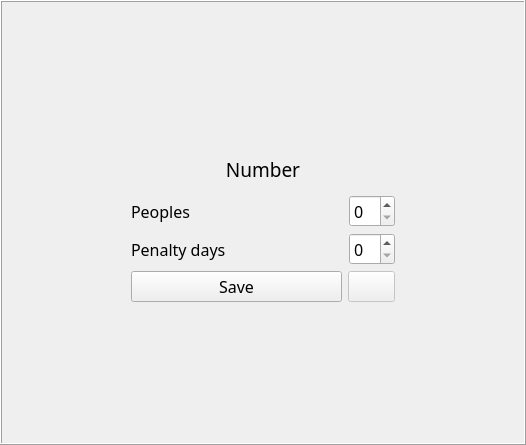
<?xml version="1.0" encoding="UTF-8"?>
<ui version="4.0">
 <class>Form</class>
 <widget class="QWidget" name="Form">
  <property name="geometry">
   <rect>
    <x>0</x>
    <y>0</y>
    <width>526</width>
    <height>445</height>
   </rect>
  </property>
  <property name="font">
   <font>
    <family>Segoe UI Variable</family>
    <pointsize>12</pointsize>
   </font>
  </property>
  <property name="windowTitle">
   <string>Form</string>
  </property>
  <layout class="QGridLayout" name="gridLayout">
   <property name="leftMargin">
    <number>0</number>
   </property>
   <property name="topMargin">
    <number>0</number>
   </property>
   <property name="rightMargin">
    <number>0</number>
   </property>
   <property name="bottomMargin">
    <number>0</number>
   </property>
   <property name="spacing">
    <number>0</number>
   </property>
   <item row="0" column="0" rowspan="2">
    <widget class="QFrame" name="frame">
     <property name="frameShape">
      <enum>QFrame::Box</enum>
     </property>
     <property name="frameShadow">
      <enum>QFrame::Raised</enum>
     </property>
     <layout class="QGridLayout" name="gridLayout_2">
      <property name="leftMargin">
       <number>9</number>
      </property>
      <property name="topMargin">
       <number>9</number>
      </property>
      <property name="rightMargin">
       <number>9</number>
      </property>
      <property name="bottomMargin">
       <number>9</number>
      </property>
      <property name="spacing">
       <number>6</number>
      </property>
      <item row="1" column="0">
       <widget class="QWidget" name="modelWidget" native="true">
        <layout class="QGridLayout" name="modelLayout">
         <item row="5" column="1" colspan="3">
          <layout class="QHBoxLayout" name="actionButtonsLayout">
           <item>
            <widget class="QPushButton" name="saveButton">
             <property name="font">
              <font>
               <family>Segoe UI Variable</family>
               <pointsize>12</pointsize>
              </font>
             </property>
             <property name="text">
              <string>Save</string>
             </property>
            </widget>
           </item>
           <item>
            <widget class="QPushButton" name="resetButton">
             <property name="enabled">
              <bool>false</bool>
             </property>
             <property name="sizePolicy">
              <sizepolicy hsizetype="Maximum" vsizetype="Minimum">
               <horstretch>0</horstretch>
               <verstretch>0</verstretch>
              </sizepolicy>
             </property>
             <property name="text">
              <string/>
             </property>
             <property name="icon">
              <iconset>
               <normaloff>../../assets/images/undo.svg</normaloff>../../assets/images/undo.svg</iconset>
             </property>
            </widget>
           </item>
          </layout>
         </item>
         <item row="3" column="2" rowspan="2">
          <spacer name="horizontalSpacer_3">
           <property name="orientation">
            <enum>Qt::Horizontal</enum>
           </property>
           <property name="sizeHint" stdset="0">
            <size>
             <width>40</width>
             <height>20</height>
            </size>
           </property>
          </spacer>
         </item>
         <item row="0" column="4" rowspan="7">
          <spacer name="horizontalSpacer_2">
           <property name="orientation">
            <enum>Qt::Horizontal</enum>
           </property>
           <property name="sizeHint" stdset="0">
            <size>
             <width>40</width>
             <height>20</height>
            </size>
           </property>
          </spacer>
         </item>
         <item row="1" column="1" colspan="3">
          <widget class="QLabel" name="roomNumberLabel">
           <property name="sizePolicy">
            <sizepolicy hsizetype="Preferred" vsizetype="Maximum">
             <horstretch>0</horstretch>
             <verstretch>0</verstretch>
            </sizepolicy>
           </property>
           <property name="font">
            <font>
             <family>Segoe UI Variable</family>
             <pointsize>14</pointsize>
            </font>
           </property>
           <property name="text">
            <string>Number</string>
           </property>
           <property name="alignment">
            <set>Qt::AlignCenter</set>
           </property>
          </widget>
         </item>
         <item row="3" column="1">
          <widget class="QLabel" name="numberOfPeopleLabel">
           <property name="font">
            <font>
             <family>Segoe UI Variable</family>
             <pointsize>12</pointsize>
            </font>
           </property>
           <property name="text">
            <string>Peoples</string>
           </property>
          </widget>
         </item>
         <item row="4" column="3">
          <widget class="QSpinBox" name="penaltyDutySpinBox">
           <property name="sizePolicy">
            <sizepolicy hsizetype="Maximum" vsizetype="Fixed">
             <horstretch>0</horstretch>
             <verstretch>0</verstretch>
            </sizepolicy>
           </property>
           <property name="minimumSize">
            <size>
             <width>30</width>
             <height>0</height>
            </size>
           </property>
           <property name="font">
            <font>
             <family>Segoe UI Variable</family>
             <pointsize>12</pointsize>
            </font>
           </property>
          </widget>
         </item>
         <item row="4" column="1">
          <widget class="QLabel" name="penaltyDutyLabel">
           <property name="font">
            <font>
             <family>Segoe UI Variable</family>
             <pointsize>12</pointsize>
            </font>
           </property>
           <property name="text">
            <string>Penalty days</string>
           </property>
          </widget>
         </item>
         <item row="0" column="0" rowspan="7">
          <spacer name="horizontalSpacer">
           <property name="orientation">
            <enum>Qt::Horizontal</enum>
           </property>
           <property name="sizeHint" stdset="0">
            <size>
             <width>40</width>
             <height>20</height>
            </size>
           </property>
          </spacer>
         </item>
         <item row="3" column="3">
          <widget class="QSpinBox" name="numberOfPeopleSpinBox">
           <property name="sizePolicy">
            <sizepolicy hsizetype="Maximum" vsizetype="Fixed">
             <horstretch>0</horstretch>
             <verstretch>0</verstretch>
            </sizepolicy>
           </property>
           <property name="minimumSize">
            <size>
             <width>30</width>
             <height>0</height>
            </size>
           </property>
           <property name="font">
            <font>
             <family>Segoe UI Variable</family>
             <pointsize>12</pointsize>
            </font>
           </property>
          </widget>
         </item>
         <item row="6" column="1" colspan="3">
          <spacer name="verticalSpacer_2">
           <property name="orientation">
            <enum>Qt::Vertical</enum>
           </property>
           <property name="sizeHint" stdset="0">
            <size>
             <width>20</width>
             <height>40</height>
            </size>
           </property>
          </spacer>
         </item>
         <item row="0" column="1" colspan="3">
          <spacer name="verticalSpacer">
           <property name="orientation">
            <enum>Qt::Vertical</enum>
           </property>
           <property name="sizeHint" stdset="0">
            <size>
             <width>20</width>
             <height>40</height>
            </size>
           </property>
          </spacer>
         </item>
        </layout>
       </widget>
      </item>
      <item row="0" column="0">
       <widget class="RoomCardPlaceholder" name="placeholderWidget" native="true"/>
      </item>
     </layout>
    </widget>
   </item>
  </layout>
 </widget>
 <customwidgets>
  <customwidget>
   <class>RoomCardPlaceholder</class>
   <extends>QWidget</extends>
   <header>views/RoomCard/RoomCardPlaceholder.h</header>
   <container>1</container>
  </customwidget>
 </customwidgets>
 <tabstops>
  <tabstop>numberOfPeopleSpinBox</tabstop>
  <tabstop>penaltyDutySpinBox</tabstop>
  <tabstop>saveButton</tabstop>
  <tabstop>resetButton</tabstop>
 </tabstops>
 <resources/>
 <connections/>
</ui>
